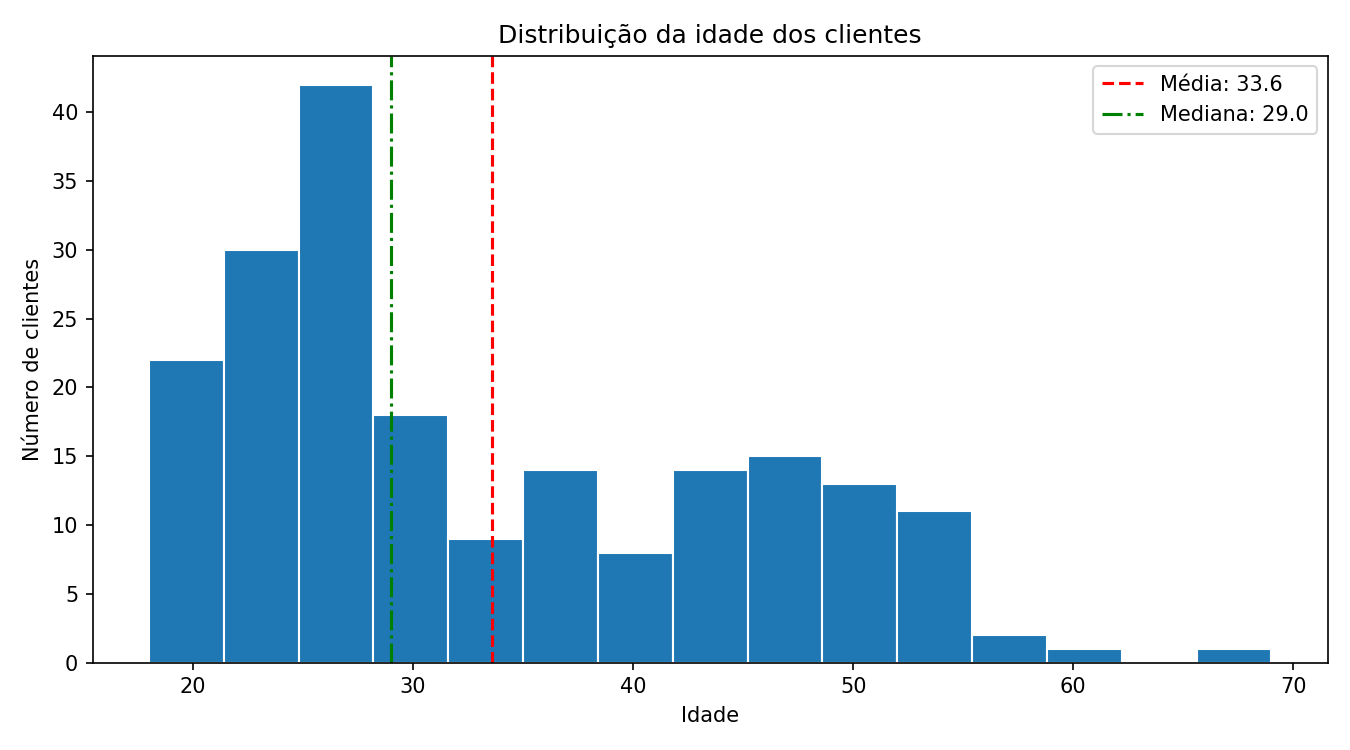

Here is the Python script that generated this plot:
"""Histograma: distribuição da idade dos clientes."""
import pandas as pd
import matplotlib.pyplot as plt

df = pd.read_csv("dados_distribuicao.csv")
media, mediana = df["idade"].mean(), df["idade"].median()

fig, ax = plt.subplots(figsize=(9, 5))
ax.hist(df["idade"], bins=15, edgecolor="white")
ax.axvline(media, color="red", linestyle="--", label=f"Média: {media:.1f}")
ax.axvline(mediana, color="green", linestyle="-.", label=f"Mediana: {mediana:.1f}")
ax.set_title("Distribuição da idade dos clientes")
ax.set_xlabel("Idade")
ax.set_ylabel("Número de clientes")
ax.legend()
plt.tight_layout()
plt.savefig("08_distribuicao.png", dpi=150)
plt.show()
